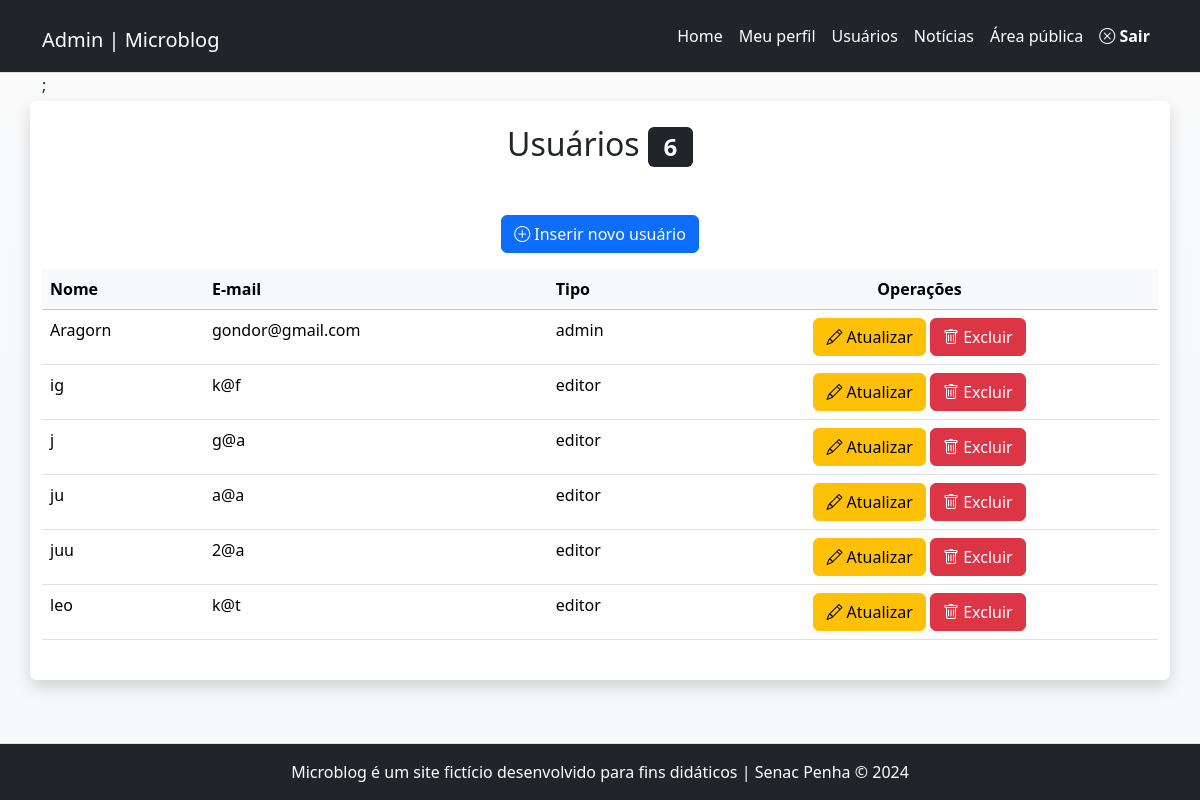
The page /admin/usuarios.php (signed in) on the database as committed earlier.
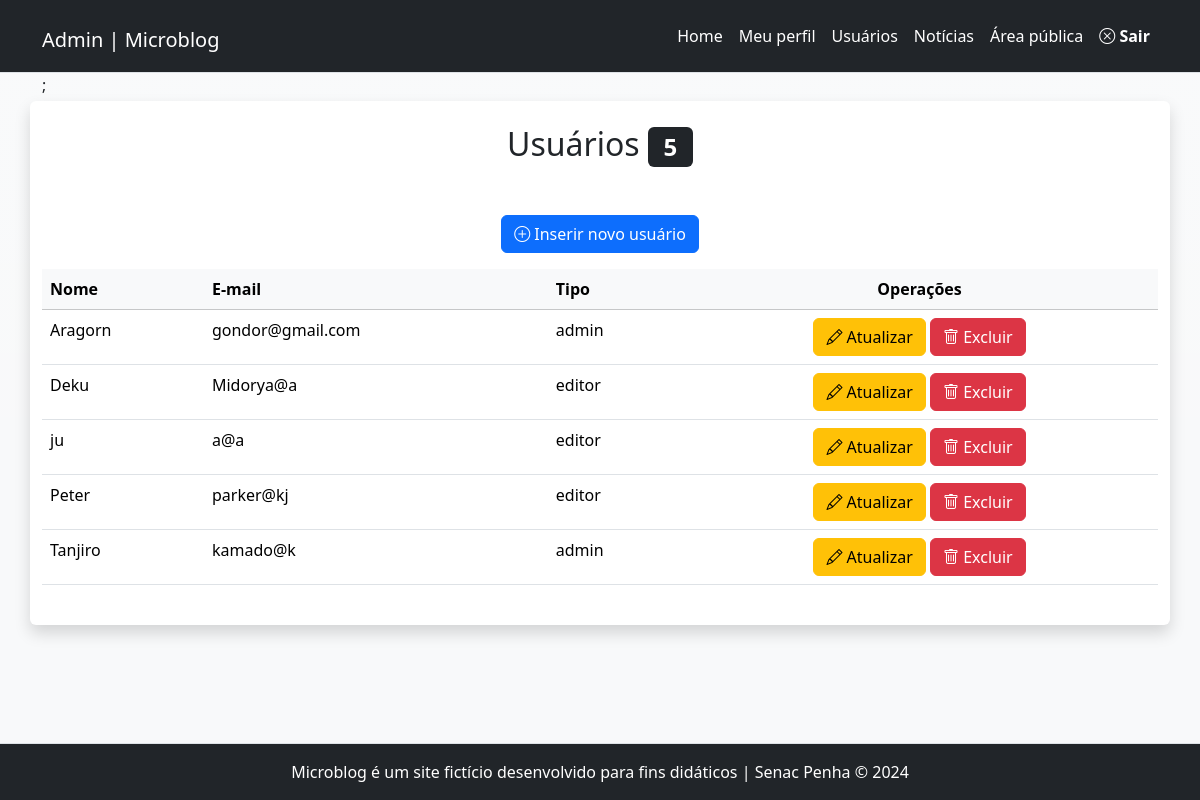
The same page on the database as committed later.
### tables this page shows
CREATE TABLE `usuarios` (
  `id` int(11) NOT NULL,
  `nome` varchar(45) NOT NULL,
  `email` varchar(45) NOT NULL,
  `senha` varchar(255) NOT NULL,
  `tipo` enum('admin','editor') NOT NULL
);

### inc/funcoes-usuarios.php (called while the page is built, shortened)
<?php
require "conecta.php";
function lerUsuarios($conexao){
    $sql = "SELECT id, nome, tipo, email FROM usuarios ORDER BY nome";
    $resultado = mysqli_query($conexao, $sql) or die(mysqli_error($conexao));
    return mysqli_fetch_all($resultado, MYSQLI_ASSOC);
}

### admin/usuarios.php (the view, shortened to what this page needs)
<?php
require_once "../inc/cabecalho-admin.php";
require_once "../inc/funcoes-usuarios.php";
$listaDeUsuarios = lerUsuarios($conexao);
?>
<div class="row">
	<article class="col-12 bg-white rounded shadow my-1 py-4">
		<h2 class="text-center">
		Usuários <span class="badge bg-dark">
			<?=count($listaDeUsuarios)?>
		</span>
		</h2>
		<p class="text-center mt-5">
			<a class="btn btn-primary" href="usuario-insere.php">
			<i class="bi bi-plus-circle"></i>
			Inserir novo usuário</a>
		</p>
		<div class="table-responsive">
			<table class="table table-hover">
				<thead class="table-light">
					<tr>
						<th>Nome</th>
						<th>E-mail</th>
						<th>Tipo</th>
						<th class="text-center">Operações</th>
					</tr>
				</thead>
				<tbody>
<?php foreach($listaDeUsuarios as $usuario) {?>
					<tr>
						<td> <?=$usuario["nome"]?> </td>
						<td> <?=$usuario["email"]?> </td>
						<td> <?=$usuario["tipo"]?> </td>
						<td class="text-center">
							<a class="btn btn-warning"
href="usuario-atualiza.php?id=<?=$usuario["id"]?>">
							<i class="bi bi-pencil"></i> Atualizar
							</a>
							<a class="btn btn-danger excluir"
							href="usuario-exclui.php?id=<?=$usuario["id"]?>">
							<i class="bi bi-trash"></i> Excluir
							</a>
						</td>
					</tr>
<?php }?>
				</tbody>
			</table>
	</div>
	</article>
</div>
<?php
require_once "../inc/rodape-admin.php";
?>

Rows that differ between the two databases and show on the page:
removed usuarios: nome "ig", email "k@f", tipo "editor"
removed usuarios: nome "j", email "g@a", tipo "editor"
removed usuarios: nome "juu", email "2@a", tipo "editor"
removed usuarios: nome "leo", email "k@t", tipo "editor"
added usuarios: nome "Deku", email "Midorya@a", tipo "editor"
added usuarios: nome "Peter", email "parker@kj", tipo "editor"
added usuarios: nome "Tanjiro", email "kamado@k", tipo "admin"
Other text that changed with them:
count($listaDeUsuarios): "6" → "5"
